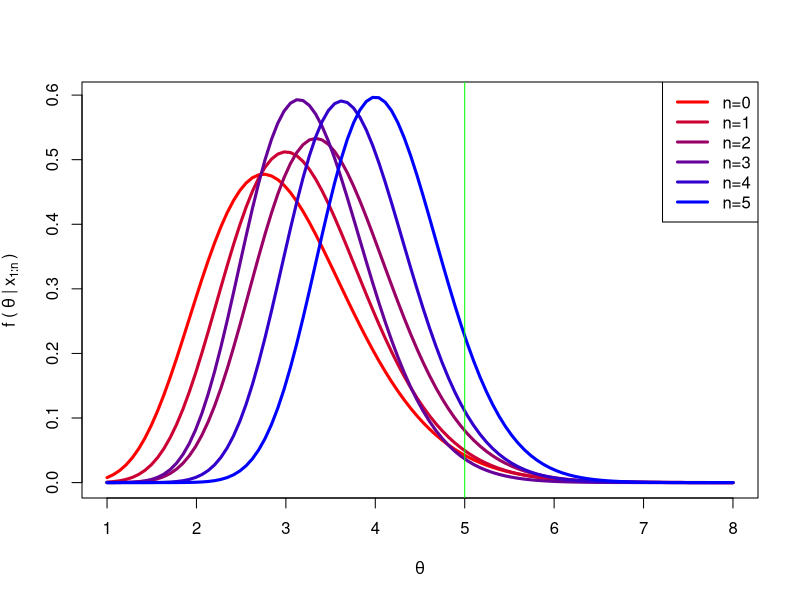
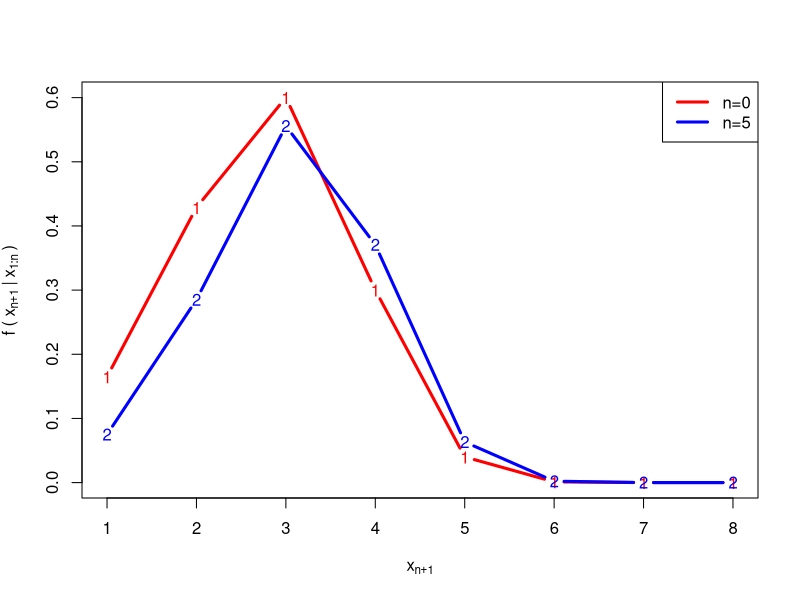

The R source for these figures, in order:
## true DGP, pretend you do not know it
set.seed(999)
theta = 5
x = rpois(5,theta)
x

#prior and posterior plots
n     = length(x)
alpha = 12
beta = 4


# Step 1: compute density for a grid of theta 
theta=seq(1, 8,length.out=100)
post=array(NA, dim=c(100,n+1))
##prior density
post[,1] = dgamma(theta,shape = alpha,rate = beta)
#posterior density
for(i in 1:length(x)){
  alpha_n = alpha+sum(x[1:i])
  beta_n = beta+i
  post[,i+1] = dgamma(theta,shape = alpha_n,rate = beta_n)
}

# Step 2: plot
col= colorRampPalette(c("red","blue"))(ncol(post))
windows(height=5,width = 5)
matplot(theta, post, col=col, type="l", lwd=3, lty=1, xaxt='n',
        xlab=expression(theta),ylab=bquote(f~"("~theta~"|"~x[1:n]~")"))
axis(side = 1, at = 1:8)
abline(v = 5,col = 'green')
legend("topright", paste0("n=",0:length(x)), lty=1, lwd=3, col=col)

#prior predictive and posterior predictive
# Step 1, Density computation
## for numerical stability, compute log density first and then take exp
dprior_pred <- function(y,alpha=4, beta=2){
  n = length(y)
  lnf = array(NA,n)
  for (i in 1:n) {
    lnf[i] = alpha*log(beta)-sum(log(gamma(1:(y[i]))))-log(gamma(alpha))+
      log(gamma(alpha+y[i]))-(alpha+y[i])*log(beta+1)
  }
  return(exp(lnf))
}

dpost_pred <- function(y,d,alpha=4, beta=2){ ##d is array of data
  alphaN = alpha + sum(d)
  betaN = beta+length(d)
  return(dprior_pred(y,alphaN,betaN))
}

# Step 2 plot
y=1:8
pred_den = array(NA,c(8,2))
pred_den[,1] = dprior_pred(y,alpha,beta)
pred_den[,2] = dpost_pred(y,x,alpha,beta)


col= colorRampPalette(c("red","blue"))(ncol(pred_den))
windows(height=5,width = 5)
matplot(y, pred_den, col=col, type="b", lwd=3, lty=1, xaxt = 'n',
        xlab=expression(x[n+1]),ylab=bquote(f~"("~x[n+1]~"|"~x[1:n]~")"))
axis(side = 1, at = y)
legend("topright", paste0("n=",c(0,5)), lty=1, lwd=3, col=col)

## Experiment
## standard but fail
exp(4010)/(gamma(100)*(10^1585))
# [1] NaN

## take log and then take exp
exp(4010-log(gamma(100))-1585*log(10))
# [1] 3.555239
